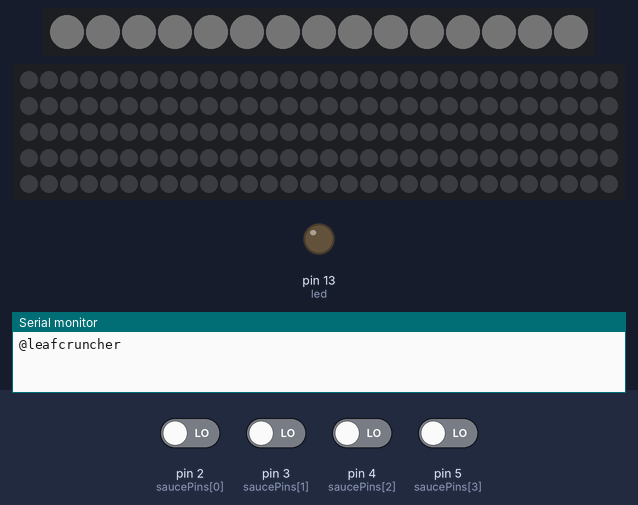
Bench run of a sketch on a simulated Arduino Uno, built with avr-gcc and run on an emulated ATmega328P. Shown: 15 RGB LEDs in strip order, left to right, 150 RGB LEDs in strip order, left to right, continuing on the next row, output pins drawn as LEDs (lit = HIGH), the last lines printed to the serial monitor. The test bench sets the inputs (shaded band); at power-on: pin 2 (saucePins[0]), pin 3 (saucePins[1]), pin 4 (saucePins[2]), pin 5 (saucePins[3]) LOW. Dim RGB values are drawn brighter than linear.

Above: at 1.2 s.
1.3 s: pin 3 (saucePins[1]) driven HIGH
At 2.1 s:
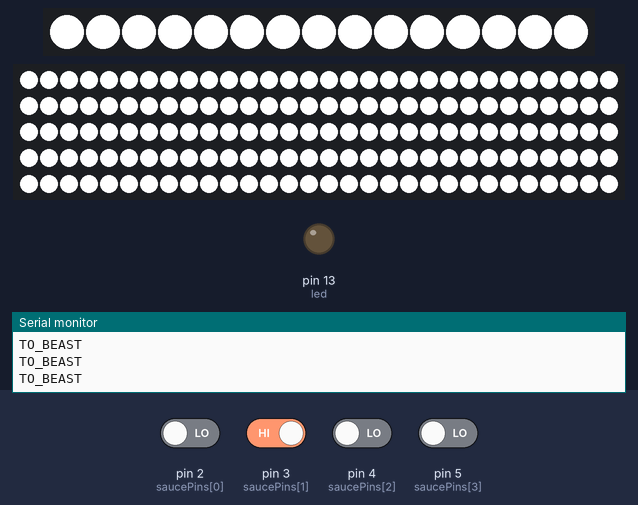
3.7 s: pin 2 (saucePins[0]) driven HIGH
5.3 s: pin 3 (saucePins[1]) driven LOW
6.8 s: pin 4 (saucePins[2]) driven HIGH
8.4 s: pin 4 (saucePins[2]) driven LOW
9.9 s: pin 5 (saucePins[3]) driven HIGH
At 14.7 s:
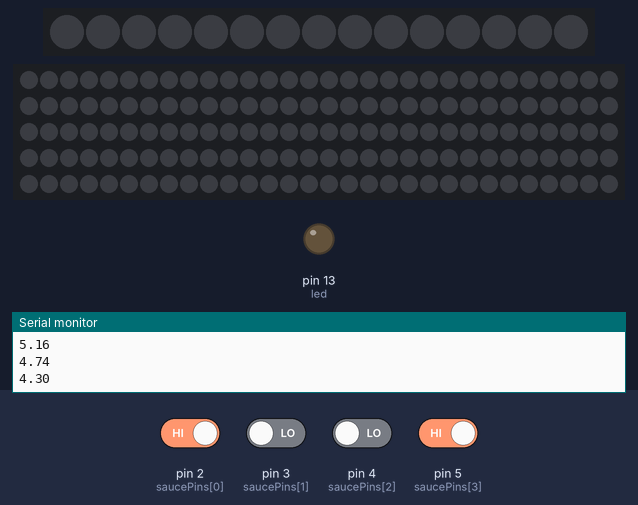
Timing chart, 0 to 15.9 s (numbered marks = the images above; inputs shaded):
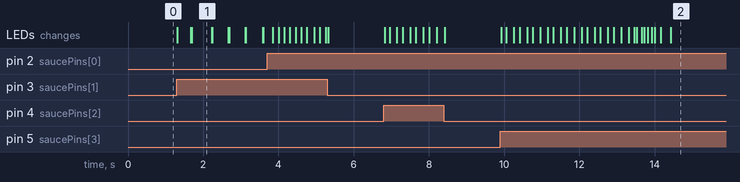

The sketch:

FearBeastUnoChildren.ino
```cpp
// NeoPixel test program showing use of the WHITE channel for RGBW
// pixels only (won't look correct on regular RGB NeoPixel strips).

#include <Adafruit_NeoPixel.h>
#define BRIGHTNESS 255 // Set BRIGHTNESS to about 1/5 (max = 255)

// Declare our NeoPixel strip object:
Adafruit_NeoPixel outerStrip(15, 6, NEO_GRBW + NEO_KHZ800);
Adafruit_NeoPixel innerStrip(150, 11, NEO_GRBW + NEO_KHZ800);
// Argument 1 = Number of pixels in NeoPixel strip
// Argument 2 = Arduino pin number (most are valid)
// Argument 3 = Pixel type flags, add together as needed:
//   NEO_KHZ800  800 KHz bitstream (most NeoPixel products w/WS2812 LEDs)
//   NEO_KHZ400  400 KHz (classic 'v1' (not v2) FLORA pixels, WS2811 drivers)
//   NEO_GRB     Pixels are wired for GRB bitstream (most NeoPixel products)
//   NEO_RGB     Pixels are wired for RGB bitstream (v1 FLORA pixels, not v2)
//   NEO_RGBW    Pixels are wired for RGBW bitstream (NeoPixel RGBW products)

enum ARTSTATES {
  BEASTING,
  TO_CHILD,
  CHILDING,
  TO_BEAST
};
ARTSTATES currentState = BEASTING;


unsigned long fadeInAt = 0;
unsigned long fadeOutAt = 0;
long pulseCounter = 0;
int led = 13;

int saucePins[4] = { 2, 3, 4, 5 };
int sauce[4] = { 0, 0, 0, 0 };


void setup() {
  Serial.begin(9600);
  pinMode(led, OUTPUT);
  pinMode(2, INPUT);
  pinMode(3, INPUT);
  pinMode(4, INPUT);
  pinMode(5, INPUT);

  outerStrip.begin();           // INITIALIZE NeoPixel strip object (REQUIRED)
  outerStrip.show();            // Turn OFF all pixels ASAP
  outerStrip.setBrightness(BRIGHTNESS);

  innerStrip.begin();           // INITIALIZE NeoPixel strip object (REQUIRED)
  innerStrip.show();            // Turn OFF all pixels ASAP
  innerStrip.setBrightness(BRIGHTNESS);
  Serial.println("@leafcruncher");
}

void loop() {
  unsigned long currentTime = millis();

  int value = 0;
  for (int i = 0; i < 4; i++) {
    sauce[i] = digitalRead(saucePins[i]);
//    Serial.print(sauce[i]);
//    Serial.print("\t");
  }
  int math = sauce[0] + sauce[1] * 2 + sauce[2] * 4 + sauce[3] * 8;
//  Serial.println();

  // Update state from Teensy
  if (math == 1) {
    currentState = TO_CHILD;
    Serial.println("TO_CHILD");
    fadeInAt = currentTime + 5 * 1000;
  }

  if (math == 2) {
    currentState = TO_BEAST;
    Serial.println("TO_BEAST");
    fadeOutAt = currentTime + 5 * 1000;
  }

  if (math == 4) {
    currentState = CHILDING;
    Serial.println("CHILDING");
    pulseCounter = 0;
  }

  if (math == 8) {
    currentState = BEASTING;
    Serial.println("BEASTING");
  }

  if (currentState == BEASTING) {
    allInnerOff();
    allOuterGlow();
  }

  if (currentState == TO_CHILD && fadeInAt >= currentTime) {
    float remaining = (fadeInAt - currentTime) / (5000.) * 100;
    int brightness = map(remaining, 0, 100, 0, 255);
    Serial.println(remaining);
    innerStrip.fill(innerStrip.Color(0, 0, 0, innerStrip.gamma8(brightness)));
    innerStrip.show();
    outerStrip.fill(outerStrip.Color(0, 0, 0, outerStrip.gamma8(brightness)));
    outerStrip.show();
  }

  if (currentState == CHILDING) {
    bool isFadingOut = (pulseCounter / 255 % 2 == 0); // isEven
    int distance = pulseCounter % 255;

    if (isFadingOut) {
      int fadeOutBrightness = map(distance, 0, 255, 255, 150);
      innerStrip.fill(innerStrip.Color(0, 0, 0, innerStrip.gamma8(fadeOutBrightness)));
      innerStrip.show();
      outerStrip.fill(outerStrip.Color(0, 0, 0, outerStrip.gamma8(fadeOutBrightness)));
      outerStrip.show();
// Serial.print("fadeOutBrightness: ");
// Serial.println(fadeOutBrightness);
    } else { // isFadingIn
      int fadeInBrightness = map(distance, 0, 255, 150, 255);
      innerStrip.fill(innerStrip.Color(0, 0, 0, innerStrip.gamma8(fadeInBrightness)));
      innerStrip.show();
      outerStrip.fill(outerStrip.Color(0, 0, 0, outerStrip.gamma8(fadeInBrightness)));
      outerStrip.show();
// Serial.print("fadeInBrightness: ");
// Serial.println(fadeInBrightness);
    }

    pulseCounter++;
  }

  if (currentState == TO_BEAST && fadeOutAt > millis()) {
    float remaining = (fadeOutAt - millis()) / 5000. * 100;
    int brightness1 = map(remaining, 0, 100, 2, 255);
    int brightness2 = map(remaining, 0, 100, 25, 255);
    innerStrip.fill(innerStrip.Color(0, 0, 0, innerStrip.gamma8(brightness1)));
    innerStrip.show();
    outerStrip.fill(outerStrip.Color(0, 0, 0, outerStrip.gamma8(brightness2)));
    outerStrip.show();
//Serial.print("brightness: ");
//Serial.println(brightness);
  }

  delay(10);
}

void allInnerOff() {
  innerStrip.clear();
  innerStrip.show();
}

void allOuterGlow() {
//  outerStrip.clear();
  outerStrip.fill(outerStrip.Color(0, 0, 0, outerStrip.gamma8(25)));
  outerStrip.show();
}
```

Measured:
- after the input at 1.3 s, the LEDs: change at once (image 1)
